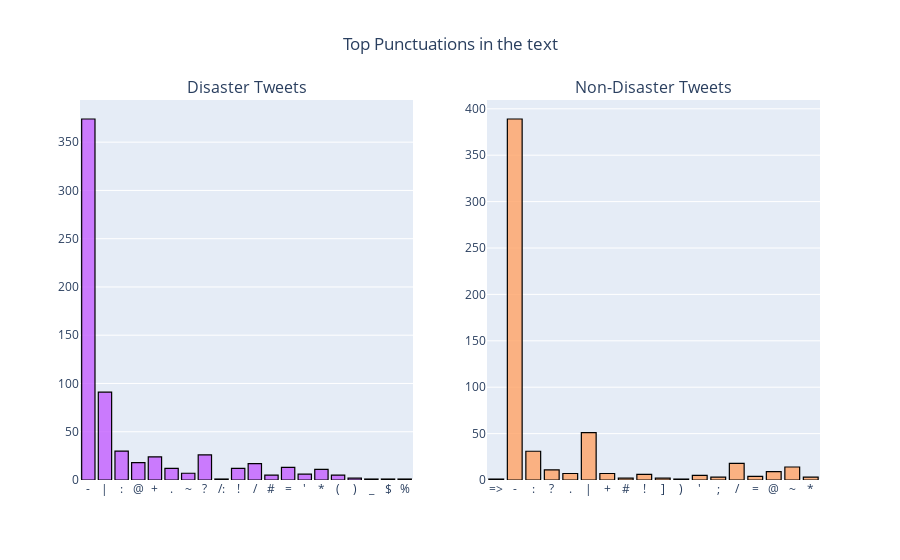

Notebook cell for this chart:
### Markdown cell above
<div>
    <a href="https://plotly.com/~raklugrin01/13/?share_key=icoxxtajqMGbKIizrTLUX0" target="_blank" title="Top stop words in the text" style="display: block; text-align: center;"><img src="https://plotly.com/~raklugrin01/13.png?share_key=icoxxtajqMGbKIizrTLUX0" alt="Top stop words in the text" style="max-width: 100%;width: 1400px;"  width="1400" onerror="this.onerror=null;this.src='https://plotly.com/404.png';" /></a>
    <script data-plotly="raklugrin01:13" sharekey-plotly="icoxxtajqMGbKIizrTLUX0" src="https://plotly.com/embed.js" async></script>
</div>

### Code cell
#The above Bar Charts displays the top 10 stop words in tweets where the occurs the most in both groups
# Anaysing Punctuations
from string import punctuation
values_list = []
def analyze_punctuations(data,func,targetlist):
  
  for label in range(0,len(targetlist)):
    corpus = func(targetlist[label])
    dic = defaultdict(int)
    
    for word in corpus:
        if word in punctuation:
            dic[word] += 1 
    x_items, y_values = zip(*dic.items())
    values_list.append(x_items)
    values_list.append(y_values)

#analyzing punctuations for 0 and 1 target labels
analyze_punctuations(data,create_corpus,[0,1])

fig = make_subplots(rows=1, cols=2,subplot_titles=("Disaster Tweets", "Non-Disaster Tweets"))
  
fig.add_trace(
  go.Bar(x=values_list[0],y=values_list[1],marker=dict(color= 'rgba(196, 94, 255,0.8)'),marker_line=dict(color='black'),marker_line_width=1.2),
  row=1, col=1
).add_trace(
  go.Bar(x=values_list[2],y=values_list[3],marker=dict(color= 'rgba(255, 163, 102,0.8)'),marker_line=dict(color='black'),marker_line_width=1.2),
  row=1, col=2
).update_layout(title_text="Top Punctuations in the text",title_x=0.5,showlegend=False).show()

# py.plot(fig,filename='Top Punctuations in the text',auto_open=False,show_link=False)

### Figure 1 — Plotly figure (JSON) as saved in the notebook; plotly's stock layout.template omitted (floating-point values rounded to 4 significant figures)
{"data": [{"marker": {"color": "rgba(196, 94, 255,0.8)", "line": {"color": "black", "width": 1.2}}, "type": "bar", "x": ["-", "|", ":", "@", "+", ".", "~", "?", "/:", "!", "/", "#", "=", "'", "*", "(", ")", "_", "$", "%"], "xaxis": "x", "y": [374, 91, 30, 18, 24, 12, 7, 26, 1, 12, 17, 5, 13, 6, 11, 5, 2, 1, 1, 1], "yaxis": "y"}, {"marker": {"color": "rgba(255, 163, 102,0.8)", "line": {"color": "black", "width": 1.2}}, "type": "bar", "x": ["=>", "-", ":", "?", ".", "|", "+", "#", "!", "]", ")", "'", ";", "/", "=", "@", "~", "*"], "xaxis": "x2", "y": [1, 389, 31, 11, 7, 51, 7, 2, 6, 2, 1, 5, 3, 18, 4, 9, 14, 3], "yaxis": "y2"}], "layout": {"annotations": [{"font": {"size": 16}, "showarrow": false, "text": "Disaster Tweets", "x": 0.225, "xanchor": "center", "xref": "paper", "y": 1, "yanchor": "bottom", "yref": "paper"}, {"font": {"size": 16}, "showarrow": false, "text": "Non-Disaster Tweets", "x": 0.775, "xanchor": "center", "xref": "paper", "y": 1, "yanchor": "bottom", "yref": "paper"}], "showlegend": false, "title": {"text": "Top Punctuations in the text", "x": 0.5}, "xaxis": {"anchor": "y", "domain": [0, 0.45], "type": "category", "range": [-0.5, 19.5], "autorange": true}, "xaxis2": {"anchor": "y2", "domain": [0.55, 1], "type": "category", "range": [-0.5, 17.5], "autorange": true}, "yaxis": {"anchor": "x", "domain": [0, 1], "type": "linear", "range": [0, 393.7], "autorange": true}, "yaxis2": {"anchor": "x2", "domain": [0, 1], "type": "linear", "range": [0, 409.5], "autorange": true}, "autosize": true}}
